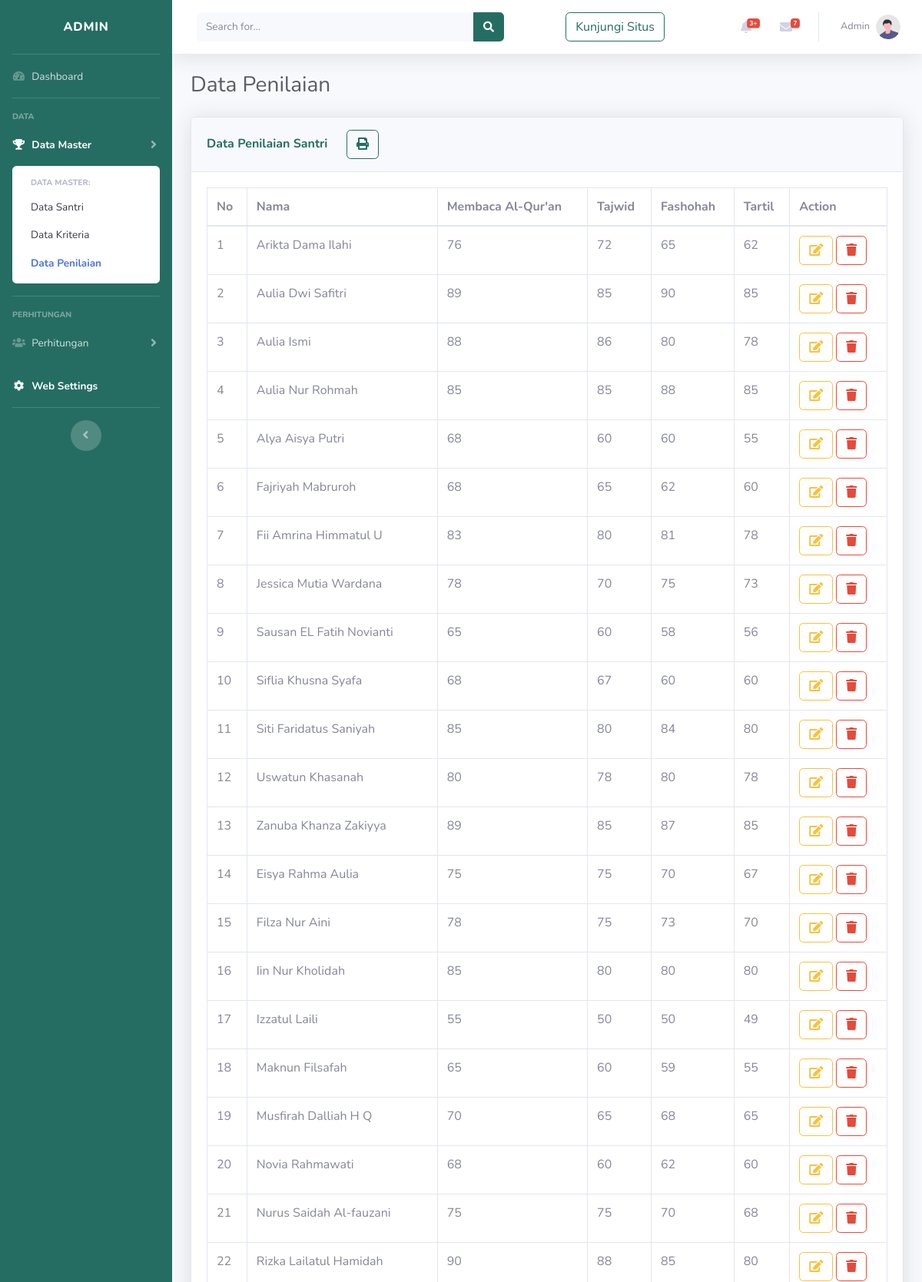
/admin/nilai.php (upper part), run on the app's committed database.
### tables this page shows
CREATE TABLE `tb_santri_2` (
  `id_santri` int(11) NOT NULL,
  `nama_santri` varchar(255) NOT NULL,
  `tempat_lahir` varchar(255) NOT NULL,
  `tanggal_lahir` varchar(100) NOT NULL,
  `no_hp` varchar(20) NOT NULL,
  `alamat` varchar(255) DEFAULT NULL,
  `alquran` varchar(100) NOT NULL,
  `tajwid` int(100) NOT NULL,
  `fashohah` int(100) NOT NULL,
  `tartil` int(100) NOT NULL
);

### admin/nilai.php (the view, shortened to what this page needs)
<?php include 'header.php'; ?>
<body id="page-top">
    <div id="wrapper">
        <ul class="navbar-nav bg-gradient-success sidebar sidebar-dark accordion" id="accordionSidebar">
            <a class="sidebar-brand d-flex align-items-center justify-content-center" href="index.php">
                <div class="sidebar-brand-icon">
                 <span>Admin</span>
             </div>
         </a>
         <hr class="sidebar-divider my-0">
         <li class="nav-item">
            <a class="nav-link" href="index.php">
                <i class="fas fa-fw fa-tachometer-alt"></i>
                <span>Dashboard</span></a>
            </li>
            <hr class="sidebar-divider">
            <div class="sidebar-heading">
                Data
            </div>
            <li class="nav-item active">
                <a class="nav-link collapsed" href="#" data-toggle="collapse" data-target="#collapseTwo"
                aria-expanded="true" aria-controls="collapseTwo">
                <i class="fas fa-fw fa-trophy"></i>
                <span>Data Master</span>
            </a>
            <div id="collapseTwo" class="collapse show" aria-labelledby="headingTwo" data-parent="#accordionSidebar">
                <div class="bg-white py-2 collapse-inner rounded">
                    <h6 class="collapse-header">Data Master:</h6>
                    <a class="collapse-item" href="santri.php">Data Santri</a>
                    <a class="collapse-item" href="kriteria.php">Data Kriteria</a>
                    <a class="collapse-item active" href="">Data Penilaian</a>
                </div>
            </div>
        </li>
        <hr class="sidebar-divider">
        <div class="sidebar-heading">
            Perhitungan
        </div>
        <li class="nav-item">
            <a class="nav-link collapsed" href="#" data-toggle="collapse" data-target="#collapsePages"
            aria-expanded="true" aria-controls="collapsePages">
            <i class="fas fa-fw fa-users"></i>
            <span>Perhitungan</span>
        </a>
    </li>
    <li class="nav-item active">
        <a class="nav-link" href="settings.php">
            <i class="fas fa-fw fa-cog"></i>
            <span>Web Settings</span></a>
        </li>
        <hr class="sidebar-divider d-none d-md-block">
        <div class="text-center d-none d-md-inline">
            <button class="rounded-circle border-0" id="sidebarToggle"></button>
        </div>
    </ul>
    <?php include 'nav.php'; ?>
    <div class="container-fluid">
        <div class="d-sm-flex align-items-center justify-content-between mb-4">
            <h1 class="h3 mb-0 text-gray-800">Data Penilaian</h1>
        </div>
        <div class="row">
            <div class="col-lg-12">
                <div class="card shadow mb-4">
                    <div class="card-header py-3">
                        <h6 class="m-0 font-weight-bold text-success">Data Penilaian Santri
                            &emsp;
                            <a href="cetak_penilaian.php" class="btn btn-outline-success"><i class="fas fa-print"></i></a>
                        </h6>
                    </div>
                    <div class="card-body">
                        <div class="table-responsive">
                            <table class="table table-bordered" id="dataTable" width="100%" cellspacing="0">
                                <thead>
                                    <tr>
                                        <th>No</th>
                                        <th>Nama</th>
                                        <th>Membaca Al-Qur'an</th>
                                        <th>Tajwid</th>
                                        <th>Fashohah</th>
                                        <th>Tartil</th>
                                        <th>Action</th>
                                    </tr>
                                </thead>
                                <tbody>
                                   <?php $nomor=1;
                                   $ambil=$koneksi->query("SELECT * from tb_santri_2");
                                   while ($data=$ambil->fetch_array()){
                                     ?>
                                     <tr>
                                        <td><?php echo $nomor++; ?></td>
                                        <td><?php echo $data['nama_santri']; ?></td>
                                        <td><?php echo $data['alquran'];?></td>
                                        <td><?php echo $data['tajwid']; ?></td>
                                        <td><?php echo $data['fashohah']; ?></td>
                                        <td><?php echo $data['tartil']; ?></td>
                                        <td>
                                            <button data-toggle="modal" data-target="#edit<?php echo $data['id_santri']; ?>" class="btn btn-outline-warning"><i class="fas fa-edit"></i></button>
                                            <button data-toggle="modal" data-target="#delete<?php $data['id_santri']; ?>" class="btn btn-outline-danger"><i class="fas fa-trash"></i></button>
                                        </td>
                                    </tr>
                    <?php }; ?>
                </tbody>
            </table>
        </div>
    </div>
</div>
</div>
</div>
</div>
</div>
</div>
</div>
</body>
</html>

### data on the page
tb_santri_2: nama_santri "Arikta Dama Ilahi", alquran "76", tajwid "72", fashohah "65", tartil "62"
tb_santri_2: nama_santri "Aulia Dwi Safitri", alquran "89", tajwid "85", fashohah "90", tartil "85"
tb_santri_2: nama_santri "Aulia Ismi", alquran "88", tajwid "86", fashohah "80", tartil "78"
tb_santri_2: nama_santri "Aulia Nur Rohmah", alquran "85", tajwid "85", fashohah "88", tartil "85"
tb_santri_2: nama_santri "Alya Aisya Putri", alquran "68", tajwid "60", fashohah "60", tartil "55"
tb_santri_2: nama_santri "Fajriyah Mabruroh", alquran "68", tajwid "65", fashohah "62", tartil "60"
tb_santri_2: nama_santri "Fii Amrina Himmatul U", alquran "83", tajwid "80", fashohah "81", tartil "78"
tb_santri_2: nama_santri "Jessica Mutia Wardana", alquran "78", tajwid "70", fashohah "75", tartil "73"
tb_santri_2: nama_santri "Sausan EL Fatih Novianti", alquran "65", tajwid "60", fashohah "58", tartil "56"
tb_santri_2: nama_santri "Siflia Khusna Syafa", alquran "68", tajwid "67", fashohah "60", tartil "60"
tb_santri_2: nama_santri "Siti Faridatus Saniyah", alquran "85", tajwid "80", fashohah "84", tartil "80"
tb_santri_2: nama_santri "Uswatun Khasanah", alquran "80", tajwid "78", fashohah "80", tartil "78"
tb_santri_2: nama_santri "Zanuba Khanza Zakiyya", alquran "89", tajwid "85", fashohah "87", tartil "85"
tb_santri_2: nama_santri "Eisya Rahma Aulia", alquran "75", tajwid "75", fashohah "70", tartil "67"
tb_santri_2: nama_santri "Filza Nur Aini", alquran "78", tajwid "75", fashohah "73", tartil "70"
tb_santri_2: nama_santri "Iin Nur Kholidah", alquran "85", tajwid "80", fashohah "80", tartil "80"
tb_santri_2: nama_santri "Izzatul Laili", alquran "55", tajwid "50", fashohah "50", tartil "49"
tb_santri_2: nama_santri "Maknun Filsafah", alquran "65", tajwid "60", fashohah "59", tartil "55"
tb_santri_2: nama_santri "Musfirah Dalliah H Q", alquran "70", tajwid "65", fashohah "68", tartil "65"
tb_santri_2: nama_santri "Novia Rahmawati", alquran "68", tajwid "60", fashohah "62", tartil "60"
tb_santri_2: nama_santri "Nurus Saidah Al-fauzani", alquran "75", tajwid "75", fashohah "70", tartil "68"
tb_santri_2: nama_santri "Rizka Lailatul Hamidah", alquran "90", tajwid "88", fashohah "85", tartil "80"
